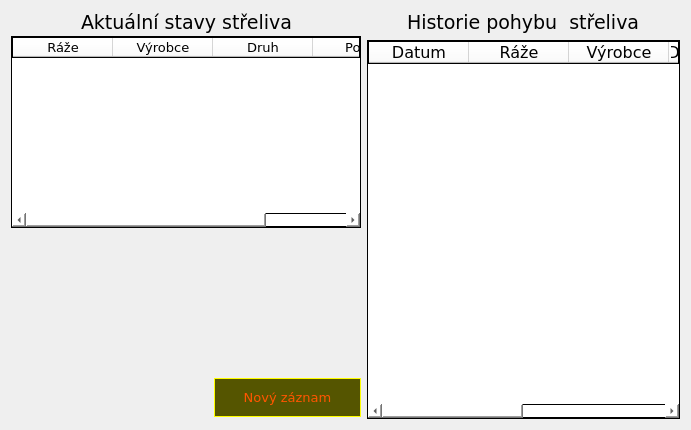
        <widget class="QWidget" name="tab_shotgun">
         <attribute name="title">
          <string>Brokové</string>
         </attribute>
         <layout class="QFormLayout" name="formLayout_3">
          <item row="0" column="0">
           <layout class="QVBoxLayout" name="verticalLayout_23" stretch="0,0">
            <property name="spacing">
             <number>0</number>
            </property>
            <property name="sizeConstraint">
             <enum>QLayout::SetFixedSize</enum>
            </property>
            <property name="rightMargin">
             <number>0</number>
            </property>
            <property name="bottomMargin">
             <number>2</number>
            </property>
            <item>
             <layout class="QVBoxLayout" name="verticalLayout_24">
              <property name="spacing">
               <number>2</number>
              </property>
              <item>
               <layout class="QHBoxLayout" name="horizontalLayout_29">
                <item>
                 <spacer name="horizontalSpacer_36">
                  <property name="orientation">
                   <enum>Qt::Horizontal</enum>
                  </property>
                  <property name="sizeHint" stdset="0">
                   <size>
                    <width>40</width>
                    <height>20</height>
                   </size>
                  </property>
                 </spacer>
                </item>
                <item>
                 <widget class="QLabel" name="label_34">
                  <property name="font">
                   <font>
                    <family>Verdana</family>
                    <pointsize>14</pointsize>
                   </font>
                  </property>
                  <property name="text">
                   <string>Aktuální stavy střeliva</string>
                  </property>
                 </widget>
                </item>
                <item>
                 <spacer name="horizontalSpacer_37">
                  <property name="orientation">
                   <enum>Qt::Horizontal</enum>
                  </property>
                  <property name="sizeHint" stdset="0">
                   <size>
                    <width>40</width>
                    <height>20</height>
                   </size>
                  </property>
                 </spacer>
                </item>
               </layout>
              </item>
              <item>
               <widget class="QTableWidget" name="TW_Ammo_Shotgun_Current">
                <property name="enabled">
                 <bool>true</bool>
                </property>
                <property name="sizePolicy">
                 <sizepolicy hsizetype="Preferred" vsizetype="Expanding">
                  <horstretch>0</horstretch>
                  <verstretch>0</verstretch>
                 </sizepolicy>
                </property>
                <property name="minimumSize">
                 <size>
                  <width>350</width>
                  <height>0</height>
                 </size>
                </property>
                <property name="maximumSize">
                 <size>
                  <width>350</width>
                  <height>16777215</height>
                 </size>
                </property>
                <property name="font">
                 <font>
                  <family>Verdana</family>
                  <pointsize>10</pointsize>
                 </font>
                </property>
                <property name="styleSheet">
                 <string notr="true">border: 1px solid black;
background-color: rgb(255, 255, 255);</string>
                </property>
                <attribute name="verticalHeaderVisible">
                 <bool>false</bool>
                </attribute>
                <column>
                 <property name="text">
                  <string>Ráže</string>
                 </property>
                </column>
                <column>
                 <property name="text">
                  <string>Výrobce</string>
                 </property>
                </column>
                <column>
                 <property name="text">
                  <string>Druh</string>
                 </property>
                </column>
                <column>
                 <property name="text">
                  <string>Počet</string>
                 </property>
                </column>
               </widget>
              </item>
             </layout>
            </item>
            <item>
             <layout class="QVBoxLayout" name="verticalLayout_25">
              <item>
               <spacer name="verticalSpacer_8">
                <property name="orientation">
                 <enum>Qt::Vertical</enum>
                </property>
                <property name="sizeType">
                 <enum>QSizePolicy::Preferred</enum>
                </property>
                <property name="sizeHint" stdset="0">
                 <size>
                  <width>20</width>
                  <height>150</height>
                 </size>
                </property>
               </spacer>
              </item>
              <item>
               <layout class="QHBoxLayout" name="horizontalLayout_38">
                <property name="sizeConstraint">
                 <enum>QLayout::SetFixedSize</enum>
                </property>
                <item>
                 <spacer name="horizontalSpacer_51">
                  <property name="orientation">
                   <enum>Qt::Horizontal</enum>
                  </property>
                  <property name="sizeType">
                   <enum>QSizePolicy::Fixed</enum>
                  </property>
                  <property name="sizeHint" stdset="0">
                   <size>
                    <width>203</width>
                    <height>39</height>
                   </size>
                  </property>
                 </spacer>
                </item>
                <item>
                 <widget class="QPushButton" name="PB_Ammo_Shotgun_NewRecord">
                  <property name="sizePolicy">
                   <sizepolicy hsizetype="Preferred" vsizetype="Preferred">
                    <horstretch>0</horstretch>
                    <verstretch>0</verstretch>
                   </sizepolicy>
                  </property>
                  <property name="font">
                   <font>
                    <family>Verdana</family>
                    <pointsize>10</pointsize>
                   </font>
                  </property>
                  <property name="styleSheet">
                   <string notr="true">border: 1px solid yellow;

background-color: rgb(85, 85, 0);
color: rgb(255, 85, 0);

</string>
                  </property>
                  <property name="text">
                   <string>Nový záznam</string>
                  </property>
                 </widget>
                </item>
               </layout>
              </item>
             </layout>
            </item>
           </layout>
          </item>
          <item row="0" column="1">
           <layout class="QVBoxLayout" name="verticalLayout_22">
            <property name="sizeConstraint">
             <enum>QLayout::SetFixedSize</enum>
            </property>
            <property name="rightMargin">
             <number>0</number>
            </property>
            <item>
             <layout class="QHBoxLayout" name="horizontalLayout_28">
              <item>
               <spacer name="horizontalSpacer_34">
                <property name="orientation">
                 <enum>Qt::Horizontal</enum>
                </property>
                <property name="sizeHint" stdset="0">
                 <size>
                  <width>40</width>
                  <height>20</height>
                 </size>
                </property>
               </spacer>
              </item>
              <item>
               <widget class="QLabel" name="label_23">
                <property name="font">
                 <font>
                  <family>Verdana</family>
                  <pointsize>14</pointsize>
                 </font>
                </property>
                <property name="text">
                 <string>Historie pohybu  střeliva</string>
                </property>
               </widget>
              </item>
              <item>
               <spacer name="horizontalSpacer_35">
                <property name="orientation">
                 <enum>Qt::Horizontal</enum>
                </property>
                <property name="sizeHint" stdset="0">
                 <size>
                  <width>40</width>
                  <height>20</height>
                 </size>
                </property>
               </spacer>
              </item>
             </layout>
            </item>
            <item>
             <widget class="QTableWidget" name="TW_Ammo_Shotgun">
              <property name="sizePolicy">
               <sizepolicy hsizetype="Minimum" vsizetype="Minimum">
                <horstretch>0</horstretch>
                <verstretch>21</verstretch>
               </sizepolicy>
              </property>
              <property name="minimumSize">
               <size>
                <width>80</width>
                <height>123</height>
               </size>
              </property>
              <property name="baseSize">
               <size>
                <width>20</width>
                <height>18</height>
               </size>
              </property>
              <property name="font">
               <font>
                <family>Verdana</family>
                <pointsize>12</pointsize>
               </font>
              </property>
              <property name="styleSheet">
               <string notr="true">border: 1px solid black;
background-color: rgb(255, 255, 255);
</string>
              </property>
              <attribute name="verticalHeaderVisible">
               <bool>false</bool>
              </attribute>
              <column>
               <property name="text">
                <string>Datum</string>
               </property>
              </column>
              <column>
               <property name="text">
                <string>Ráže</string>
               </property>
              </column>
              <column>
               <property name="text">
                <string>Výrobce</string>
               </property>
              </column>
              <column>
               <property name="text">
                <string>Druh munice</string>
               </property>
              </column>
              <column>
               <property name="text">
                <string>Počet</string>
               </property>
              </column>
              <column>
               <property name="text">
                <string>Akce</string>
               </property>
              </column>
             </widget>
            </item>
           </layout>
          </item>
         </layout>
        </widget>
